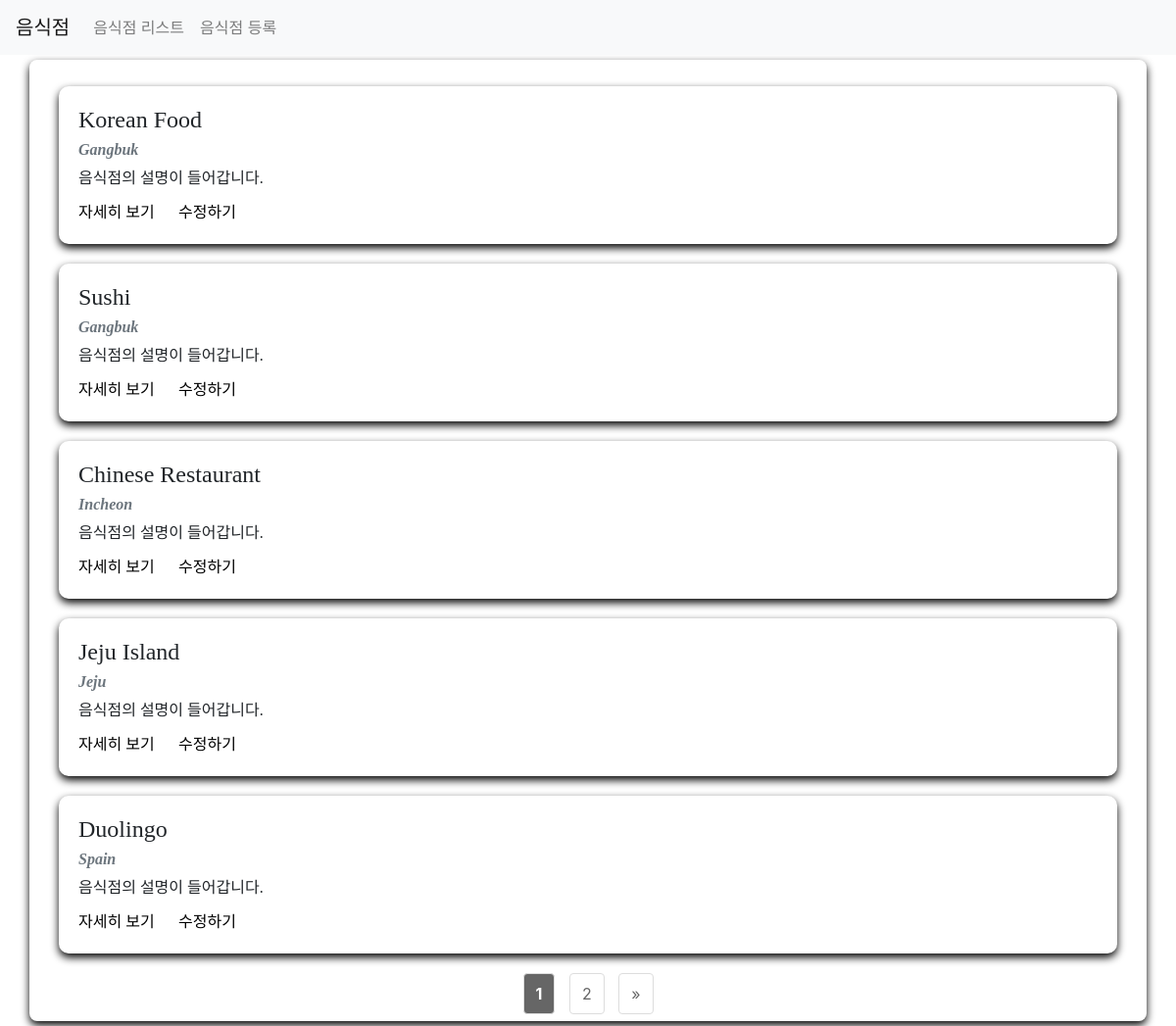
Screenshot of /third/list/ with the database file from the repository.
### third/models.py (models this page shows)
class Restaurant(models.Model):
    name = models.CharField(max_length=30)
    address = models.CharField(max_length=200)
    created_at = models.DateTimeField(auto_now_add=True)
    update_at = models.DateTimeField(auto_now_add=True)

### third/views.py (the view)
# urls.py: path('list/', views.list, name='list'),
def list(request):
    restaurants = Restaurant.objects.all()
    paginator = Paginator(restaurants, 5)
    page = request.GET.get('page')
    items = paginator.get_page(page)
    context = {
        'restaurants': items
    }
    return render(request, 'third/list.html', context)

### third/templates/third/list.html (shortened to what this page needs)
{% extends 'third/base.html' %} {% load static %} {% block content %}
<div class="container">
	{% for item in restaurants %}
	<div class="row restaurant-item" style="margin: 20px auto">
		<div class="col-sm-12">
			<div class="card border-secondary">
				<div OnClick="location.href ='{% url 'detail' item.id %}'" class="card-body">
					<h5 class="card-title">{{ item.name }}</h5>
					<h6 class="card-subtitle mb-2 text-muted">{{ item.address }}</h6>
					<p class="card-text">음식점의 설명이 들어갑니다.</p>
					<a href="{% url 'detail' item.id %}" class="card-link">자세히 보기</a>
					<a href="{% url 'restaurant-update' %}?id={{ item.id }}" class="card-link">수정하기</a>
				</div>
			</div>
		</div>
	</div>
	{% endfor %}
	<div class="row">
		<div class="col-sm-12 text-center">
			<div class="pagination">
				<span class="step-links text-center" style="width: 100%">
					<span class="current"> {{ restaurants.number }} </span>
					{% if restaurants.has_next %}
					<a href="?page={{ restaurants.next_page_number }}">{{ restaurants.next_page_number }}</a>
					<a href="?page={{ restaurants.paginator.num_pages }}">&raquo;</a>
					{% endif %}
				</span>
			</div>
		</div>
	</div>
</div>
{% endblock %}

### third/templates/third/base.html (shortened to what this page needs)
{% load static %}
<html>
	<head>
		<link rel="stylesheet" type="text/css" href="{% static 'third/styles.css' %}?v={{ timestamp }}" />
		<link rel="stylesheet" href="https://stackpath.bootstrapcdn.com/bootstrap/4.1.3/css/bootstrap.min.css" />
	</head>
	<body>
		<nav class="navbar navbar-expand-lg navbar-light bg-light">
			<a class="navbar-brand" href="/third/list">음식점</a>
			<div class="collapse navbar-collapse" id="navbarNavAltMarkup">
				<div class="navbar-nav">
					<a class="nav-item nav-link" href="/third/list">음식점 리스트<span class="sr-only">(current)</span></a>
					<a class="nav-item nav-link" href="/third/create">음식점 등록</a>
				</div>
			</div>
		</nav>
		{% block content %} {% endblock %}
	</body>
</html>

### third/static/third/styles.css (style rules this page uses)
body { font-family: "Pretendard-Regular"; }
.card.border-secondary { border-style: none; padding: 0px; }
.card-body { box-shadow: 0 4px 8px #000; background-color: #ffffff; padding: 10px; transition: 0.5s; border-radius: 10px; }
.card-title { font-family: "Impact"; font-size: x-large; }
.card-subtitle { font-family: "Times New Roman", serif; font-style: italic; font-weight: 900; }
.card-text { margin-bottom: 10px; font-family: "Pretendard-Regular"; font-weight: 400; }
.card-link { color: #000; font-family: "Pretendard-Regular"; font-weight: 300; }
.pagination .step-links a, .pagination .step-links .current { display: inline-block; padding: 8px 12px; margin: 0 5px; text-decoration: none; color: #666666; border: 1px solid #ddd; border-radius: 4px; transition: background-color 0.3s, color 0.3s; }
.pagination .step-links .current { background-color: #666666; color: #fff; font-weight: bold; cursor: default; }
.container { background-color: #fff; padding-bottom: 7px; padding-top: 7px; border-radius: 8px; box-shadow: 0 4px 8px #000; width: 300px; margin: 5px auto; }

### rows the page displays
Restaurant: name "Korean Food", address "Gangbuk"
Restaurant: name "Sushi", address "Gangbuk"
Restaurant: name "Chinese Restaurant", address "Incheon"
Restaurant: name "Jeju Island", address "Jeju"
Restaurant: name "Duolingo", address "Spain"

### other values shown
{{ restaurants.number }} "1"
{{ restaurants.next_page_number }} "2"
